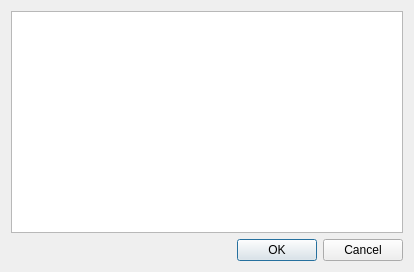
<?xml version="1.0" encoding="UTF-8"?>
<ui version="4.0">
 <class>Dialog</class>
 <widget class="QDialog" name="Dialog">
  <property name="geometry">
   <rect>
    <x>0</x>
    <y>0</y>
    <width>414</width>
    <height>272</height>
   </rect>
  </property>
  <property name="windowTitle">
   <string>Dialog</string>
  </property>
  <layout class="QGridLayout" name="gridLayout_2">
   <item row="0" column="0">
    <layout class="QGridLayout" name="gridLayout">
     <item row="1" column="0">
      <widget class="QDialogButtonBox" name="buttonBox">
       <property name="orientation">
        <enum>Qt::Horizontal</enum>
       </property>
       <property name="standardButtons">
        <set>QDialogButtonBox::Cancel|QDialogButtonBox::Ok</set>
       </property>
      </widget>
     </item>
     <item row="0" column="0">
      <widget class="QListWidget" name="list_availableItems">
       <property name="selectionMode">
        <enum>QAbstractItemView::ExtendedSelection</enum>
       </property>
      </widget>
     </item>
    </layout>
   </item>
  </layout>
 </widget>
 <resources/>
 <connections>
  <connection>
   <sender>buttonBox</sender>
   <signal>accepted()</signal>
   <receiver>Dialog</receiver>
   <slot>accept()</slot>
   <hints>
    <hint type="sourcelabel">
     <x>248</x>
     <y>254</y>
    </hint>
    <hint type="destinationlabel">
     <x>157</x>
     <y>274</y>
    </hint>
   </hints>
  </connection>
  <connection>
   <sender>buttonBox</sender>
   <signal>rejected()</signal>
   <receiver>Dialog</receiver>
   <slot>reject()</slot>
   <hints>
    <hint type="sourcelabel">
     <x>316</x>
     <y>260</y>
    </hint>
    <hint type="destinationlabel">
     <x>286</x>
     <y>274</y>
    </hint>
   </hints>
  </connection>
 </connections>
</ui>
